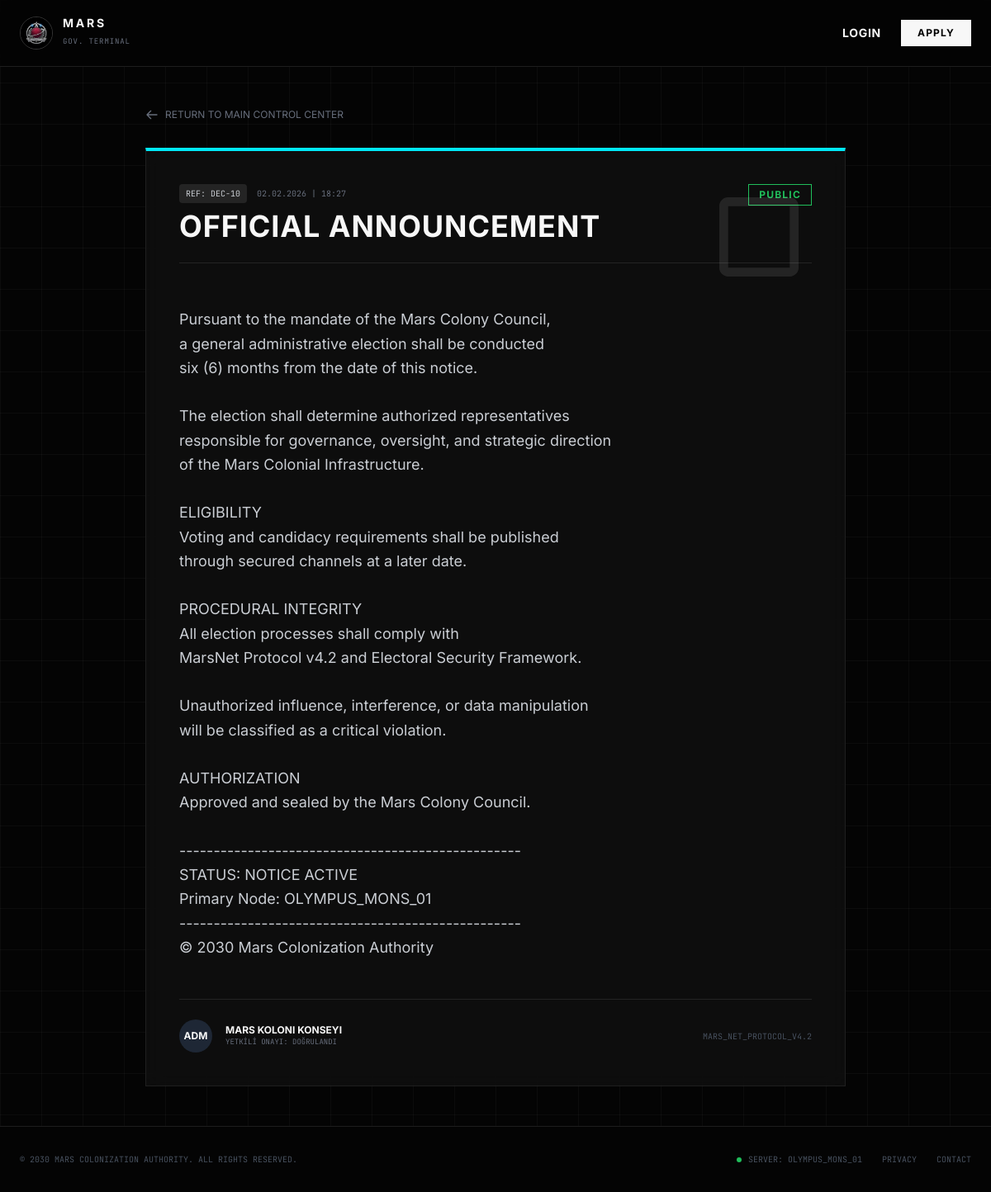
The page /duyuru/10 on the database its author committed.
### models.py (models this page shows)
class Decree(db.Model):
    __tablename__ = 'decrees'
    id = db.Column(db.Integer, primary_key=True)
    title = db.Column(db.String(200), nullable=False)
    content = db.Column(db.Text, nullable=False)
    is_classified = db.Column(db.Boolean, default=False)
    is_active = db.Column(db.Boolean, default=True)
    date_posted = db.Column(db.DateTime, default=datetime.utcnow)
    author_id = db.Column(db.Integer, db.ForeignKey('citizen.id'), nullable=False)

### app.py (the view)
@app.route('/duyuru/<int:id>')
def duyuru_detay(id):
    decree = Decree.query.get_or_404(id)
    if decree.is_classified and (not current_user.is_authenticated or current_user.tier < 1):
        flash('Bu belgeye erişim yetkiniz yok (Sınıflandırılmış İçerik).', 'error')
        return redirect(url_for('index'))
    return render_template('duyuru_detay.html', decree=decree)

### app.py (called while the page is built)
@app.context_processor
def inject_tiers():
    return dict(tier_names=TIER_NAMES)

@app.context_processor
def inject_notifications():
    if current_user.is_authenticated:
        unread_count = Notification.query.filter_by(user_id=current_user.id, is_read=False).count()
        return dict(unread_count=unread_count)
    return dict(unread_count=0)

### templates/duyuru_detay.html
{% extends "layout.html" %}
{% block content %}
<div class="max-w-4xl mx-auto px-6 py-12">
    <a href="{{ url_for('index') }}" class="inline-flex items-center gap-2 text-xs text-gray-500 hover:text-white mb-8 transition-colors">
        <svg class="w-4 h-4" fill="none" viewBox="0 0 24 24" stroke="currentColor"><path stroke-linecap="round" stroke-linejoin="round" stroke-width="2" d="M10 19l-7-7m0 0l7-7m-7 7h18" /></svg>
        RETURN TO MAIN CONTROL CENTER
    </a>
    <div class="glass-panel p-10 border-t-4 {% if decree.is_classified %}border-t-mars-red{% else %}border-t-mars-cyan{% endif %} relative overflow-hidden">
        <div class="absolute top-0 right-0 p-10 opacity-10 pointer-events-none">
            <svg class="w-32 h-32 text-white" fill="currentColor" viewBox="0 0 24 24"><path d="M19 5v14H5V5h14m0-2H5c-1.1 0-2 .9-2 2v14c0 1.1.9 2 2 2h14c1.1 0 2-.9 2-2V5c0-1.1-.9-2-2-2z"/></svg>
        </div>
        <div class="flex justify-between items-start mb-6 border-b border-white/10 pb-6">
            <div>
                <div class="flex items-center gap-3 mb-2">
                    <span class="text-[10px] font-mono px-2 py-1 bg-white/10 text-gray-300 rounded">
                        REF: DEC-{{ decree.id }}
                    </span>
                    <span class="text-[10px] font-mono text-gray-500">
                        {{ decree.date_posted.strftime('%d.%m.%Y | %H:%M') }}
                    </span>
                </div>
                <h1 class="text-3xl md:text-4xl font-bold text-white uppercase tracking-wide font-sans">
                    {{ decree.title }}
                </h1>
            </div>
            <div class="text-right">
                {% if decree.is_classified %}
                    <span class="block text-xs font-bold text-mars-red border border-mars-red px-3 py-1 uppercase tracking-widest animate-pulse">
                        CLASSIFIED
                    </span>
                {% else %}
                    <span class="block text-xs font-bold text-green-500 border border-green-500 px-3 py-1 uppercase tracking-widest">
                        PUBLIC
                    </span>
                {% endif %}
            </div>
        </div>
        <div class="prose prose-invert max-w-none">
            <p class="text-gray-300 text-lg leading-relaxed font-sans whitespace-pre-line">
                {{ decree.content }}
            </p>
        </div>
        <div class="mt-12 pt-6 border-t border-white/10 flex items-center justify-between">
            <div class="flex items-center gap-4">
                <div class="w-10 h-10 bg-gray-800 rounded-full flex items-center justify-center text-xs font-bold text-white">
                    ADM
                </div>
                <div>
                    <div class="text-xs text-white font-bold uppercase">Mars Koloni Konseyi</div>
                    <div class="text-[9px] text-gray-500 font-mono">YETKİLİ ONAYI: DOĞRULANDI</div>
                </div>
            </div>
            <div class="text-[10px] text-gray-600 font-mono">
                MARS_NET_PROTOCOL_V4.2
            </div>
        </div>
    </div>
</div>
{% endblock %}

### templates/layout.html (style rules this page uses)
.glass-panel { background: rgba(20, 20, 20, 0.6); backdrop-filter: blur(12px); -webkit-backdrop-filter: blur(12px); border: 1px solid rgba(255, 255, 255, 0.08); }
body { background-color: #050505; background-image: linear-gradient(rgba(255, 255, 255, 0.03) 1px, transparent 1px), linear-gradient(90deg, rgba(255, 255, 255, 0.03) 1px, transparent 1px); background-size: 50px 50px; }

### rows shown on the page
Decree: id "10", date_posted "02.02.2026 | 18:27", title "OFFICIAL ANNOUNCEMENT", content "Pursuant to the mandate of the Mars Colony Council, a general administrative election shall be conducted six (6) months from the date of this notice. The election shall determine authorized representatives responsible for governance, oversight, and strategic direction of the Mars Colonial Infrastructure. ELIGIBILITY Voting and candidacy requirements shall be published through secured channels at a later date. PROCEDURAL INTEGRITY All election processes shall comply with MarsNet Protocol v4.2 and Electoral Security Framework. Unauthorized influence, interference, or data manipulation will be classified as a critical violation. AUTHORIZATION Approved and sealed by the Mars Colony Council.…"
